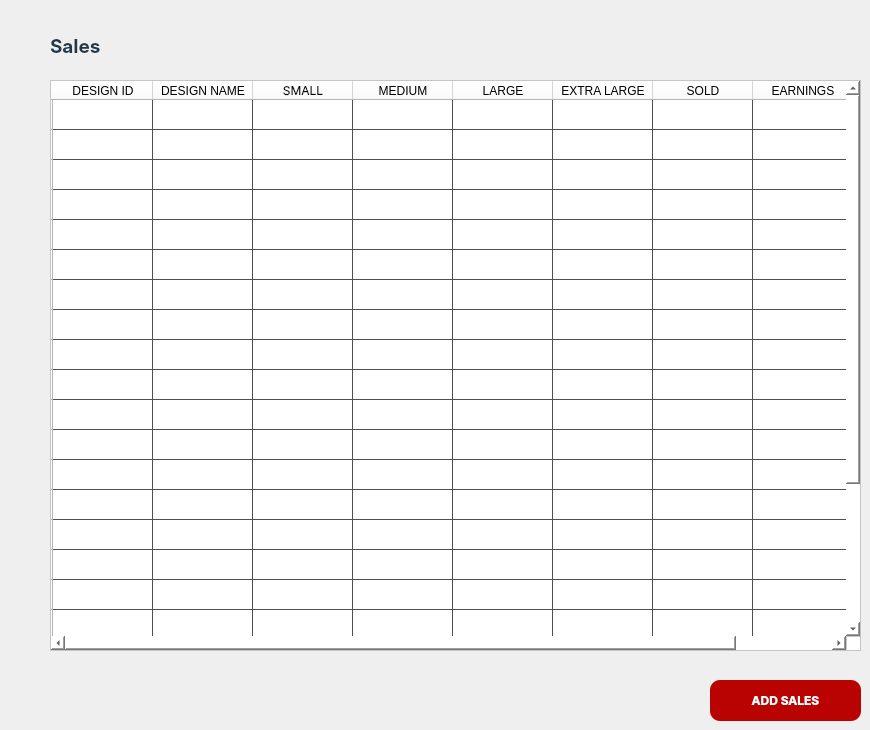
    <widget class="QWidget" name="sales">
     <widget class="QTableWidget" name="tableWidget_3">
      <property name="geometry">
       <rect>
        <x>50</x>
        <y>80</y>
        <width>811</width>
        <height>571</height>
       </rect>
      </property>
      <property name="styleSheet">
       <string notr="true">
background-color:white;
gridline-color: rgb(79, 79, 79);
selection-background-color: rgb(255, 172, 172);</string>
      </property>
      <row>
       <property name="text">
        <string/>
       </property>
      </row>
      <row>
       <property name="text">
        <string/>
       </property>
      </row>
      <row>
       <property name="text">
        <string/>
       </property>
      </row>
      <row>
       <property name="text">
        <string/>
       </property>
      </row>
      <row>
       <property name="text">
        <string/>
       </property>
      </row>
      <row>
       <property name="text">
        <string/>
       </property>
      </row>
      <row>
       <property name="text">
        <string/>
       </property>
      </row>
      <row>
       <property name="text">
        <string/>
       </property>
      </row>
      <row>
       <property name="text">
        <string/>
       </property>
      </row>
      <row>
       <property name="text">
        <string/>
       </property>
      </row>
      <row>
       <property name="text">
        <string/>
       </property>
      </row>
      <row>
       <property name="text">
        <string/>
       </property>
      </row>
      <row>
       <property name="text">
        <string/>
       </property>
      </row>
      <row>
       <property name="text">
        <string/>
       </property>
      </row>
      <row>
       <property name="text">
        <string/>
       </property>
      </row>
      <row>
       <property name="text">
        <string/>
       </property>
      </row>
      <row>
       <property name="text">
        <string/>
       </property>
      </row>
      <row>
       <property name="text">
        <string/>
       </property>
      </row>
      <row>
       <property name="text">
        <string/>
       </property>
      </row>
      <row>
       <property name="text">
        <string/>
       </property>
      </row>
      <row>
       <property name="text">
        <string/>
       </property>
      </row>
      <row>
       <property name="text">
        <string/>
       </property>
      </row>
      <row>
       <property name="text">
        <string/>
       </property>
      </row>
      <column>
       <property name="text">
        <string>DESIGN ID</string>
       </property>
       <property name="background">
        <color>
         <red>84</red>
         <green>84</green>
         <blue>84</blue>
        </color>
       </property>
      </column>
      <column>
       <property name="text">
        <string>DESIGN NAME</string>
       </property>
      </column>
      <column>
       <property name="text">
        <string>SMALL</string>
       </property>
       <property name="font">
        <font>
         <family>Inter</family>
        </font>
       </property>
       <property name="background">
        <color>
         <red>94</red>
         <green>0</green>
         <blue>0</blue>
        </color>
       </property>
       <property name="foreground">
        <brush brushstyle="SolidPattern">
         <color alpha="255">
          <red>0</red>
          <green>0</green>
          <blue>0</blue>
         </color>
        </brush>
       </property>
      </column>
      <column>
       <property name="text">
        <string>MEDIUM</string>
       </property>
      </column>
      <column>
       <property name="text">
        <string>LARGE</string>
       </property>
      </column>
      <column>
       <property name="text">
        <string>EXTRA LARGE</string>
       </property>
      </column>
      <column>
       <property name="text">
        <string>SOLD</string>
       </property>
      </column>
      <column>
       <property name="text">
        <string>EARNINGS</string>
       </property>
      </column>
      <item row="0" column="0">
       <property name="text">
        <string/>
       </property>
       <property name="font">
        <font>
         <family>Inter</family>
        </font>
       </property>
      </item>
     </widget>
     <widget class="QLabel" name="label_28">
      <property name="geometry">
       <rect>
        <x>50</x>
        <y>30</y>
        <width>251</width>
        <height>31</height>
       </rect>
      </property>
      <property name="font">
       <font>
        <family>Inter</family>
        <pointsize>14</pointsize>
        <weight>75</weight>
        <bold>true</bold>
       </font>
      </property>
      <property name="styleSheet">
       <string notr="true">border: none;
color:#1F384C;
background-color: none;</string>
      </property>
      <property name="text">
       <string>Sales</string>
      </property>
     </widget>
     <widget class="QPushButton" name="searchbutton_8">
      <property name="geometry">
       <rect>
        <x>710</x>
        <y>680</y>
        <width>151</width>
        <height>41</height>
       </rect>
      </property>
      <property name="font">
       <font>
        <family>Inter</family>
        <pointsize>9</pointsize>
        <weight>75</weight>
        <bold>true</bold>
       </font>
      </property>
      <property name="cursor">
       <cursorShape>ArrowCursor</cursorShape>
      </property>
      <property name="styleSheet">
       <string notr="true">background-color: rgb(184,3,1);

color:#fff;
border-top-left-radius: 10px; /* Round top-left corner */
border-bottom-left-radius: 10px; /* Round bottom-left corner */
border-top-right-radius: 10px; /* No rounding for top-right corner */
border-bottom-right-radius: 10px; </string>
      </property>
      <property name="text">
       <string>ADD SALES</string>
      </property>
      <property name="checkable">
       <bool>true</bool>
      </property>
     </widget>
    </widget>
